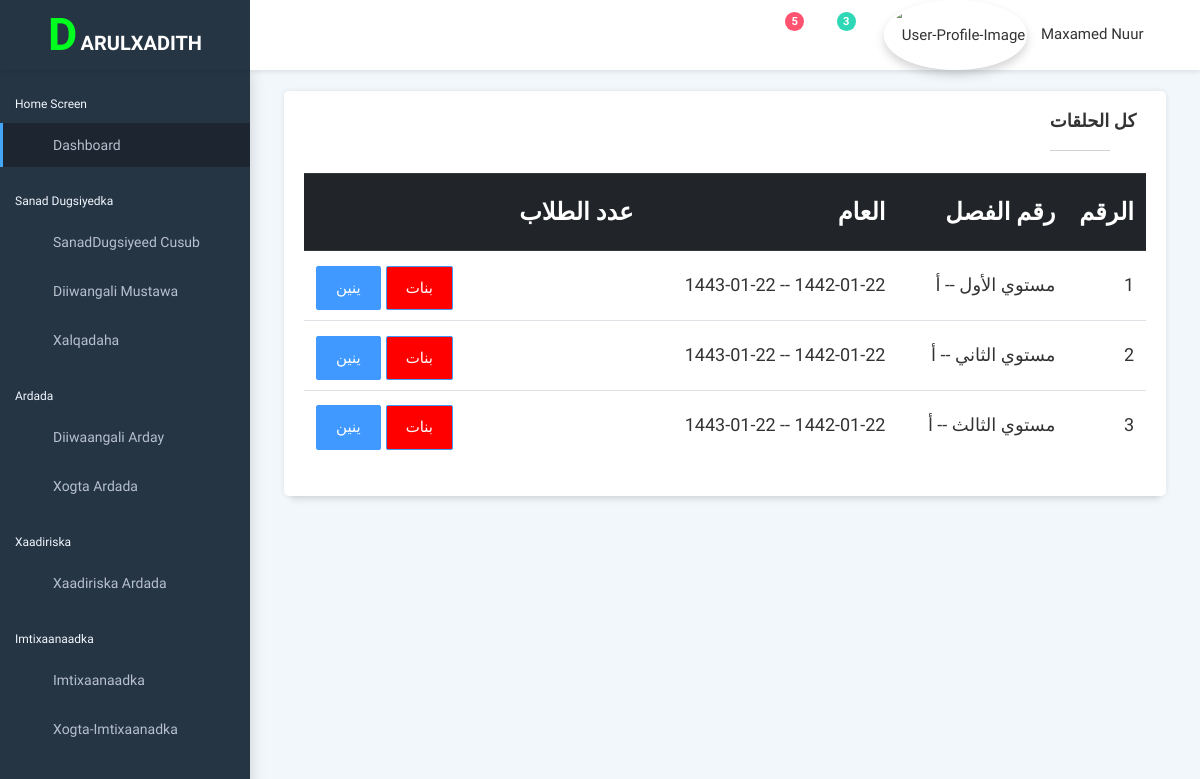
Before: /xaadiriska/ with the older database file.
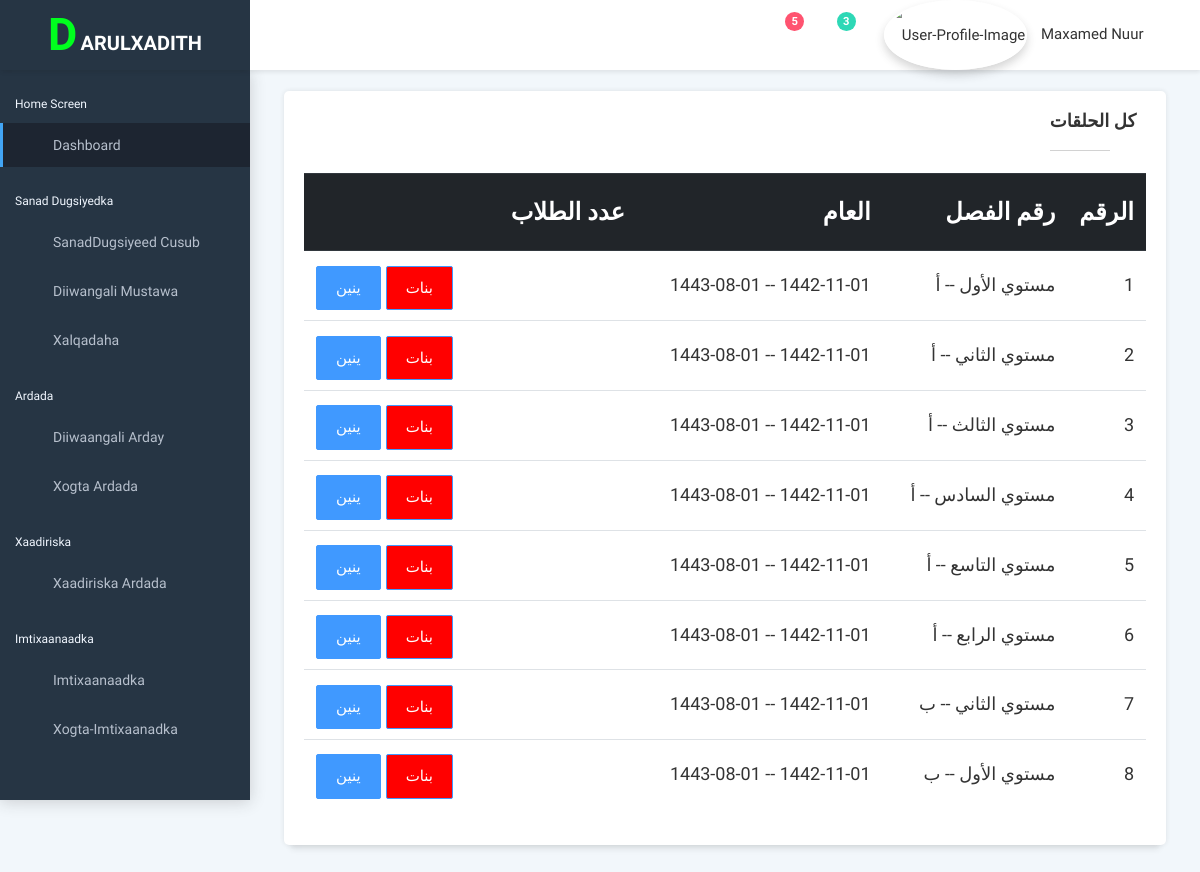
After: the same page with the newer database file.
### darulxadith_system/models.py (models this page shows)
class Xalqada(models.Model):
    mustawaha=models.ForeignKey(Mustawaha,on_delete=models.CASCADE)
    magacaXalqada=models.CharField(max_length=255)
    def __str__(self) -> str:
        return str(self.mustawaha) +" -- "+ self.magacaXalqada

class Mustawaha(models.Model):
    magacaMustawaha=models.CharField(max_length=100)
    sanadDugsiyeedka=models.ForeignKey(SanadDugsiyeedka,on_delete=models.CASCADE)
    maadoyinka=models.CharField(max_length=1000)
    def __str__(self) -> str:
        return self.magacaMustawaha

class SanadDugsiyeedka(models.Model):
    taariikhdaBillowgaHijri = models.CharField(max_length=10)
    taariikhdaDhamaadkaHijri = models.CharField(max_length=10)
    taariikhdaBillowgaMiladi=models.CharField(max_length=10)
    taariikhdaDhamaadkaMIladi=models.CharField(max_length=10)
    def __str__(self):
        return str(self.taariikhdaBillowgaHijri)+" -- "+str(self.taariikhdaDhamaadkaHijri)

### darulxadith_system/views.py (the view)
# urls.py: path('xaadiriska/',views.xaadiriska),
def xaadiriska(request):
    xalqada=Xalqada.objects.all()
    data={
        'xalqadaha':xalqada,
    }
    return render(request,'darulxadith_pr/xaadiriska.html',data)

### templates/darulxadith_pr/xaadiriska.html (shortened to what this page needs)
{% extends 'base.html' %}
{% load jalali_tags %}
{% load static %}
{% block content %}
<link href="{% static "hijriStatic/css/bootstrap-datetimepicker.min.css" %}" rel="stylesheet" />
<div class="pcoded-content" dir="rtl" style="text-align: right; font-family: 'Amiri', serif;">
    <div class="pcoded-inner-content">
        <div class="main-body">
            <div class="page-wrapper">
                <div class="page-body">
                    <div class="row">
                        <div class="col-sm-12">
                            <div class="card">
                                <div class="card-header">
                                    <h5 style="font-family: 'Amiri', serif;font-size: large;">كل الحلقات</h5>
                                </div>
                                <div class="card-block">
                                    <table class="table table-hover">
                                        <thead class="thead-dark">
                                            <th width="10px" >الرقم</th>
                                            <th>رقم الفصل </th>
                                            <th>العام</th>
                                            <th>عدد الطلاب</th>
                                            <th class="text-left" ></th>
                                        </thead>
                                        <tbody>
                                            {% for xalqada in xalqadaha %}
                                            <tr onclick="location.href='/xaadiriska_xalqadaan/{{xalqada.mustawaha}}/{{xalqada.magacaXalqada}}/'">
                                                <td>{{ forloop.counter }}</td>
                                                <td>{{ xalqada }}</td>
                                                <td>{{ xalqada.mustawaha.sanadDugsiyeedka}}</td>
                                                <td></td>
                                                <td class="text-left" ><a href="/attendece_print/{{xalqada.mustawaha}}/{{xalqada.magacaXalqada}}/انثي/"><input class="btn btn-primary" style="background-color:red;margin-left:5px;margin-right:5px;margin-top: -10px;margin-bottom: -10px;" type="button" value="بنات"></a><a href="/attendece_print/{{xalqada.mustawaha}}/{{xalqada.magacaXalqada}}/ذكر/"><input class="btn btn-primary" style="margin-top: -10px;margin-bottom: -10px;" type="button" value="ينين"></a></td>
                                            </tr>
                                            {% endfor %}
                                        </tbody>
                                    </table>
                                </div>
                            </div>
                        </div>
                    </div>
                </div>
            </div>
        </div>
    </div>
</div>
{% endblock %}

Changed rows visible on the page:
changed through a linked row, Xalqada "مستوي الأول -- أ": mustawaha.sanadDugsiyeedka "1442-01-22 -- 1443-01-22" → "1442-11-01 -- 1443-08-01"
changed through a linked row, Xalqada "مستوي الثاني -- أ": mustawaha.sanadDugsiyeedka "1442-01-22 -- 1443-01-22" → "1442-11-01 -- 1443-08-01"
changed through a linked row, Xalqada "مستوي الثالث -- أ": mustawaha.sanadDugsiyeedka "1442-01-22 -- 1443-01-22" → "1442-11-01 -- 1443-08-01"
added Xalqada: mustawaha+magacaXalqada "مستوي السادس -- أ", mustawaha.sanadDugsiyeedka "1442-11-01 -- 1443-08-01"
added Xalqada: mustawaha+magacaXalqada "مستوي التاسع -- أ", mustawaha.sanadDugsiyeedka "1442-11-01 -- 1443-08-01"
added Xalqada: mustawaha+magacaXalqada "مستوي الرابع -- أ", mustawaha.sanadDugsiyeedka "1442-11-01 -- 1443-08-01"
added Xalqada: mustawaha+magacaXalqada "مستوي الثاني -- ب", mustawaha.sanadDugsiyeedka "1442-11-01 -- 1443-08-01"
added Xalqada: mustawaha+magacaXalqada "مستوي الأول -- ب", mustawaha.sanadDugsiyeedka "1442-11-01 -- 1443-08-01"
